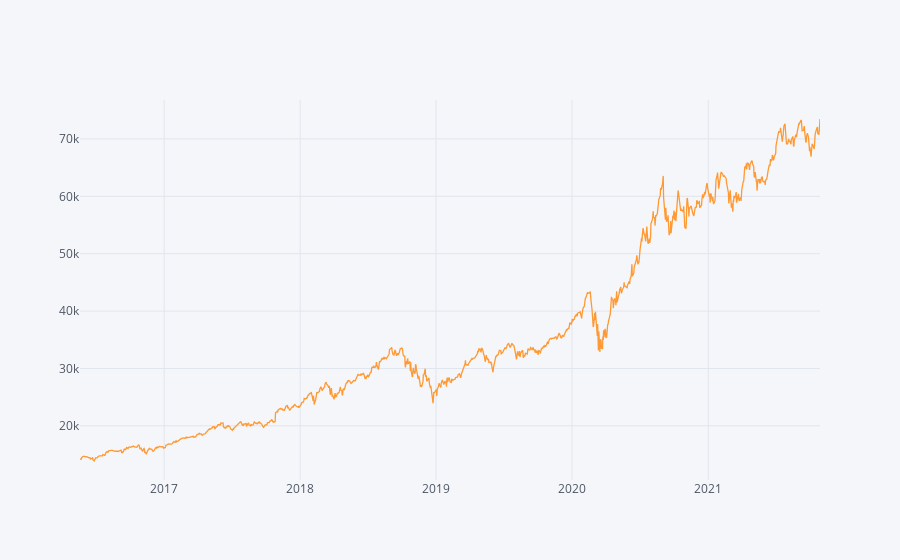
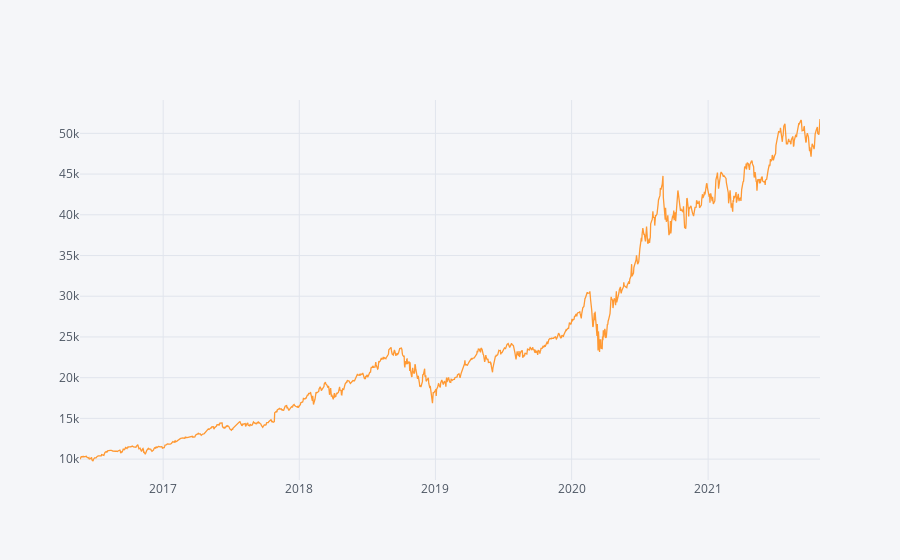

Source (notebook cell) for these figures, in order:
### Code cell
absolute_return_tf = (results['Close'].iloc[-1]-capital)/capital
CAGR_tf = ((results['Close'].iloc[-1]-capital)**(365/(df.index[-1] - df.index[0]).days))-1
information_ratio_tf = (results.Close.pct_change().mean()/results.Close.pct_change().std())*((252) **0.5)



absolute_return_bh = (results.Close.iloc[-1]-results.Open.iloc[0])/results.Open.iloc[0]
CAGR_bh = ((results.Close.iloc[-1]/results.Open.iloc[0])**(252/len(df)))-1
information_ratio_bh = (results.Close.pct_change().mean()/results.Close.pct_change().std())*((252) **0.5)




s=f"""Abslute Return of Our Algorithmic Trading:{absolute_return_tf*100:.2f}%
Abslute Return of Our buy-and-hold Trading :{absolute_return_bh*100:.2f}%
CAGR of Our Algorithmic Trading: {CAGR_tf*100:.2f}%
CAGR of Our buy-and-hold Trading: {CAGR_bh*100:.2f}%
Information Ratio of Our Algorithmic Trading:{information_ratio_tf:.2f}
Information Ratio of Our buy-and-hold Trading:{information_ratio_bh:.2f}
"""

print(s)
results.Close.iplot()

((results.Close.pct_change().dropna()+1).cumprod()*capital).iplot()

### Figure 1 — Plotly figure (JSON) as saved in the notebook; plotly's stock layout.template omitted (floating-point values rounded to 4 significant figures; data arrays with more than 128 entries replaced by an {"elided": "..."} marker saying what was removed)
{"data": [{"line": {"color": "rgba(255, 153, 51, 1.0)", "dash": "solid", "shape": "linear", "width": 1.3}, "mode": "lines", "name": "Close", "text": "", "type": "scatter", "x": {"elided": "1371 str values"}, "y": {"elided": "1371 float values"}}], "layout": {"legend": {"bgcolor": "#F5F6F9", "font": {"color": "#4D5663"}}, "paper_bgcolor": "#F5F6F9", "plot_bgcolor": "#F5F6F9", "title": {"font": {"color": "#4D5663"}}, "xaxis": {"gridcolor": "#E1E5ED", "showgrid": true, "tickfont": {"color": "#4D5663"}, "title": {"font": {"color": "#4D5663"}, "text": ""}, "zerolinecolor": "#E1E5ED"}, "yaxis": {"gridcolor": "#E1E5ED", "showgrid": true, "tickfont": {"color": "#4D5663"}, "title": {"font": {"color": "#4D5663"}, "text": ""}, "zerolinecolor": "#E1E5ED"}}}

### Figure 2 — Plotly figure (JSON) as saved in the notebook; plotly's stock layout.template omitted (floating-point values rounded to 4 significant figures; data arrays with more than 128 entries replaced by an {"elided": "..."} marker saying what was removed)
{"data": [{"line": {"color": "rgba(255, 153, 51, 1.0)", "dash": "solid", "shape": "linear", "width": 1.3}, "mode": "lines", "name": "Close", "text": "", "type": "scatter", "x": {"elided": "1370 str values"}, "y": {"elided": "1370 float values"}}], "layout": {"legend": {"bgcolor": "#F5F6F9", "font": {"color": "#4D5663"}}, "paper_bgcolor": "#F5F6F9", "plot_bgcolor": "#F5F6F9", "title": {"font": {"color": "#4D5663"}}, "xaxis": {"gridcolor": "#E1E5ED", "showgrid": true, "tickfont": {"color": "#4D5663"}, "title": {"font": {"color": "#4D5663"}, "text": ""}, "zerolinecolor": "#E1E5ED"}, "yaxis": {"gridcolor": "#E1E5ED", "showgrid": true, "tickfont": {"color": "#4D5663"}, "title": {"font": {"color": "#4D5663"}, "text": ""}, "zerolinecolor": "#E1E5ED"}}}
